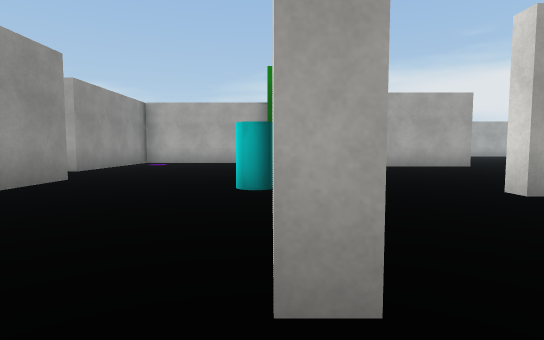
[1] (above)

23 first-person views from a walk through a 3-D level made in the Unity game engine. The camera is 1.2 m above the floor, tilts 4° down and sees 80° across. The floor is counted in squares, 2 m on a side. Each view is taken from the middle of a square. On the plan, view 1 faces up. The plan holds only what a view shows up to about 10 squares ahead; the rest is blank. The place goes on beyond the plan. The player is left out. Surface patterns are stand-ins for the level's own textures.

[2]
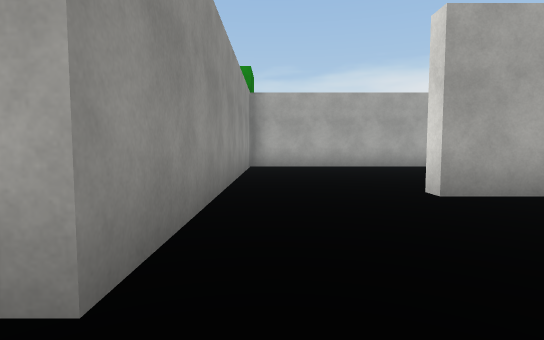

[3]
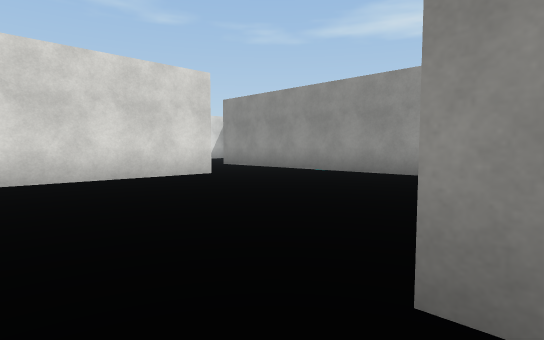

[4]
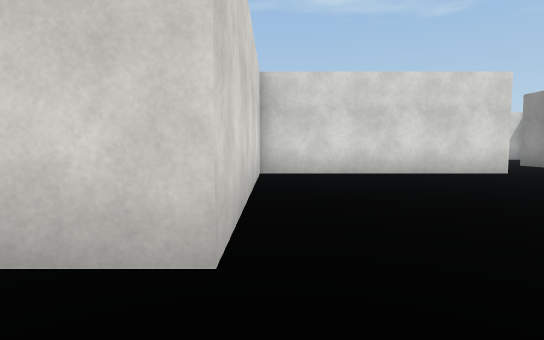

[5]
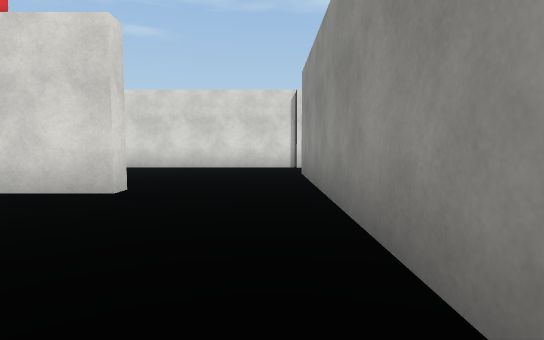

[6]
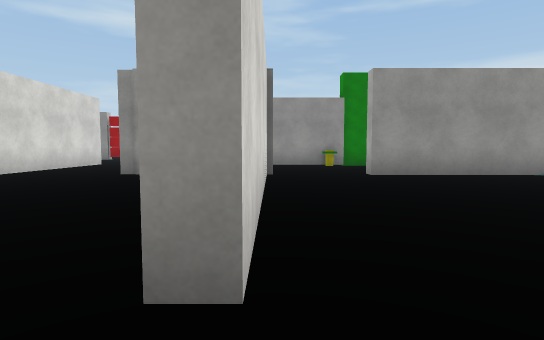

[7]
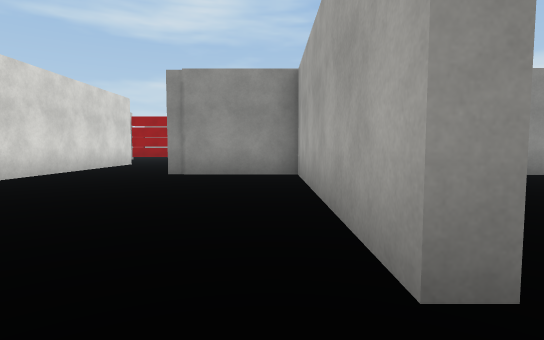

[8]
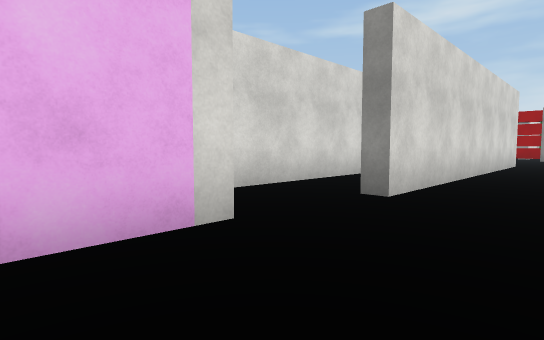

[9]
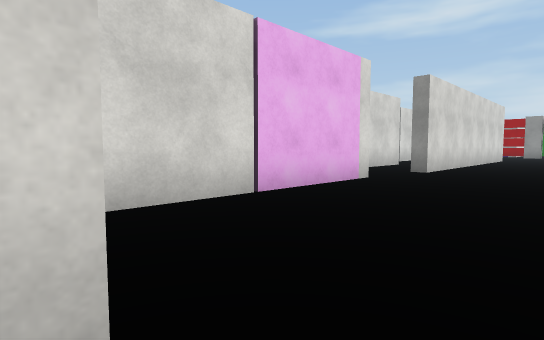

[10]
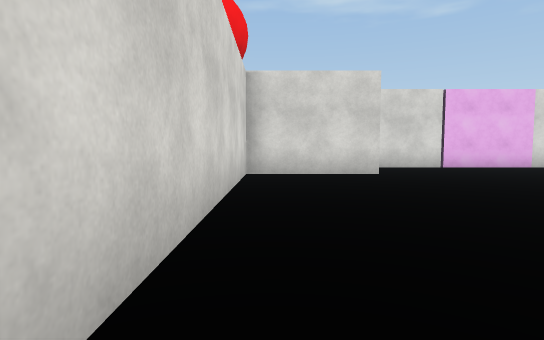

[11]
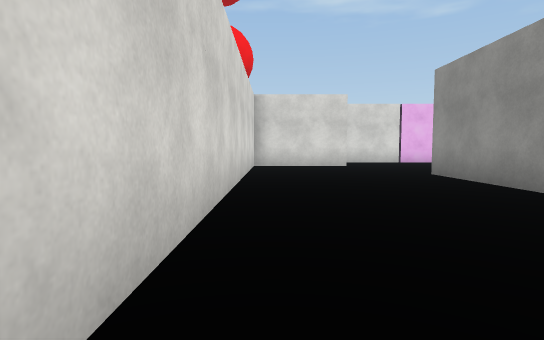

[12]
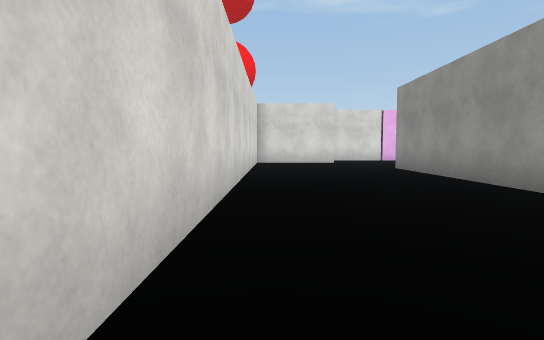

[13]
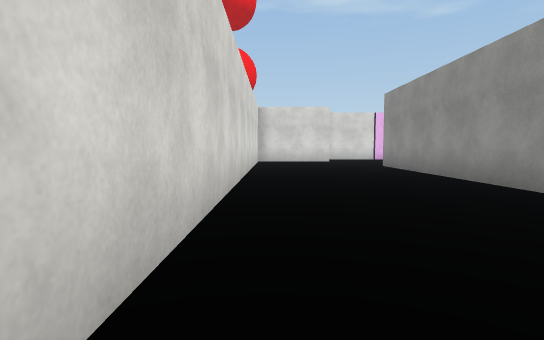

[14]
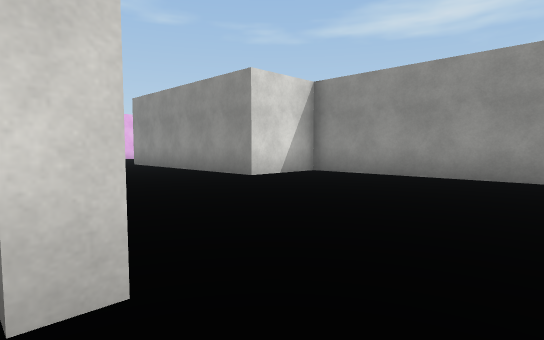

[15]
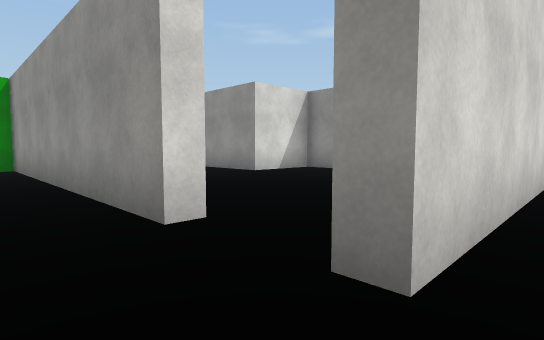

[16]
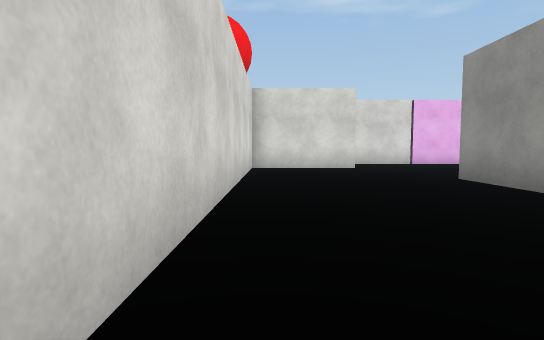

[17]
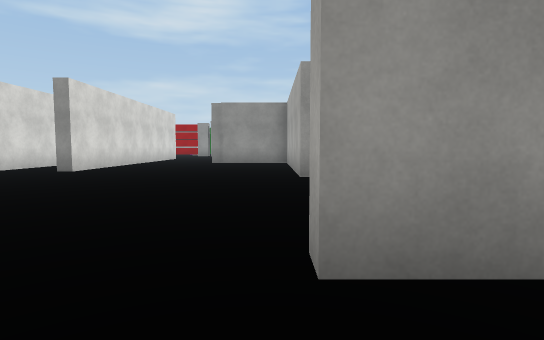

[18]
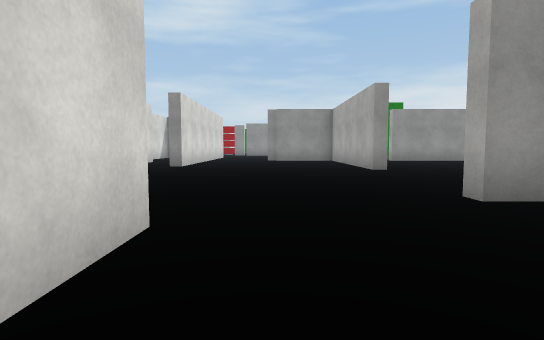

[19]
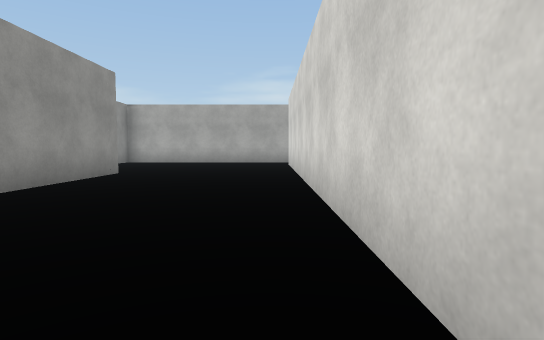

[20]
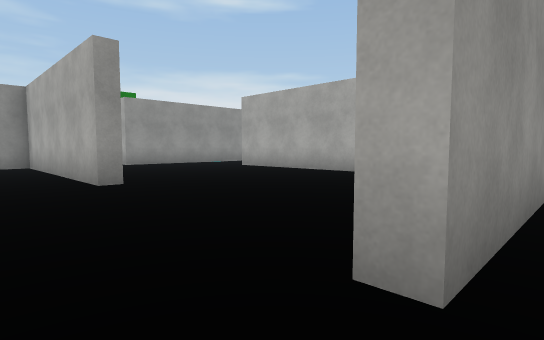

[21]
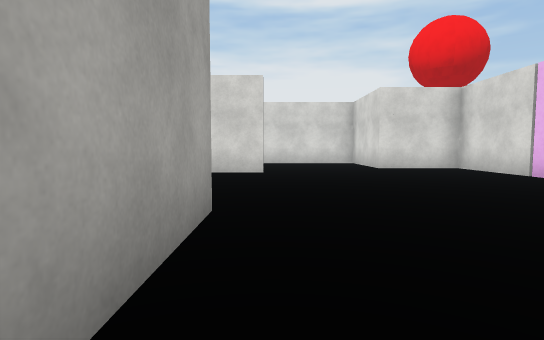

[22]
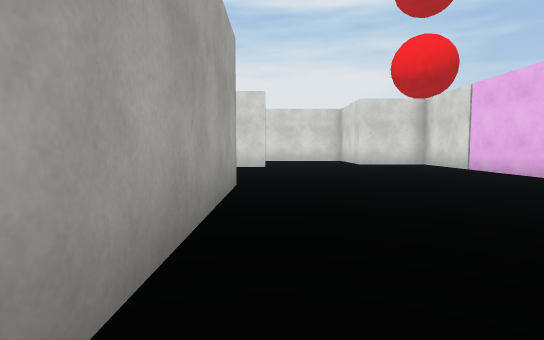

[23]
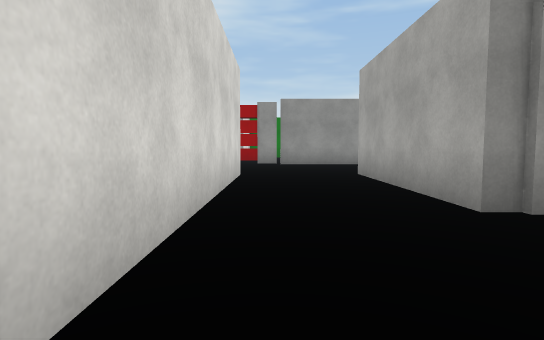

### Floor plan
Points are (right, up) in squares from view 1. A wall is a line through its corners. A room is listed if a view was taken in it or the views show most of it. See-through windows are left out.
Room 1 (views 1, 2, 6, 7, 8, 9, 10, 11, 12, 13, 16, 17, 18, 19, 20, 21, 22, 23)
walls: (7.1, 3.7) (2.9, 3.7) (2.9, 4.1); (0.1, -1.1) (5.9, -1.1) (5.9, -1.5) (0.4, -1.5) (0.4, -4.2) (-3.9, -4.2); (6.4, -7) (11.7, -7) (11.7, -4.9) (14.5, -4.9) (14.5, 7.4); (0.4, 4.4) (0.4, 1); (8.6, 8.5) (8.6, 4.1) (10.6, 4.1) (10.6, -1.8) (10.3, -1.8) (10.3, -0.6); (-3.8, -6.7) (4.5, -6.7)
ways out: opening at (1.5, 4) to room 2; opening at (14, 8) to room 2; opening at (-4, -5.5); opening at (0, 0.5); opening at (5.5, -7)
Room 2 (views 3, 4, 5, 14, 15)
walls: (14.5, 7.8) (14.8, 7.8) (14.8, 0.1); (5.9, 10) (5.9, 9.6) (0.4, 9.6) (0.4, 4.4); (8.3, 4.4) (8.3, 9.5) (14.8, 9.5) (14.8, 9.1); (2.9, 4.1) (8.2, 4.1)
ways out: opening at (1.5, 4) to room 1; opening at (14, 8) to room 1

Positions as (right, up) in squares from view 1, and headings:
1: (0, 0), facing up
2: (1, 0), facing up
3: (7, 10), facing down-left
4: (8, 11), facing down
5: (1, 8), facing down
6: (7, -1), facing left
7: (7, -2), facing left
8: (8, -5), facing down-left
9: (12, -4), facing down-left
10: (14, 2), facing down
11: (14, 5), facing down
12: (14, 7), facing down
13: (14, 8), facing down
14: (15, 9), facing down-left
15: (16, 10), facing down-left
16: (14, 4), facing down
17: (12, -2), facing left
18: (14, -4), facing left
19: (14, -3), facing up
20: (11, -3), facing up-left
21: (3, -2), facing right
22: (1, -2), facing right
23: (3, -6), facing left
